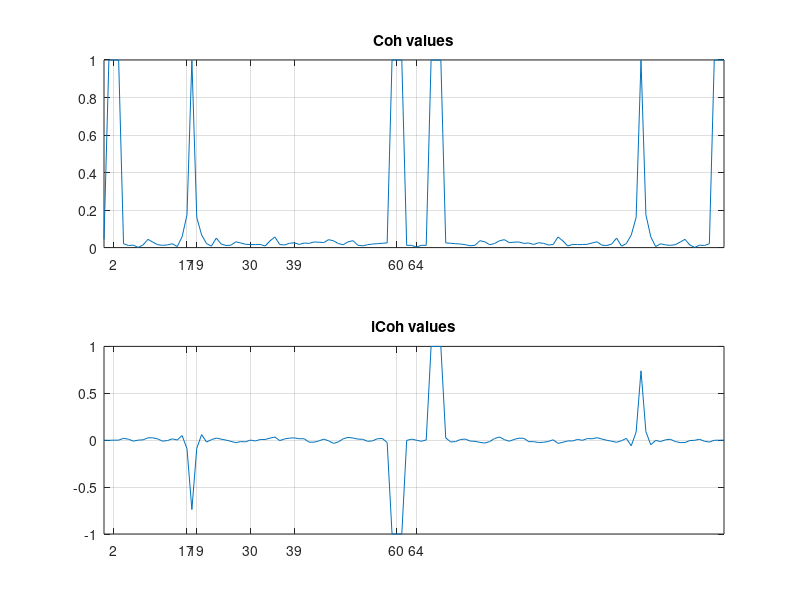
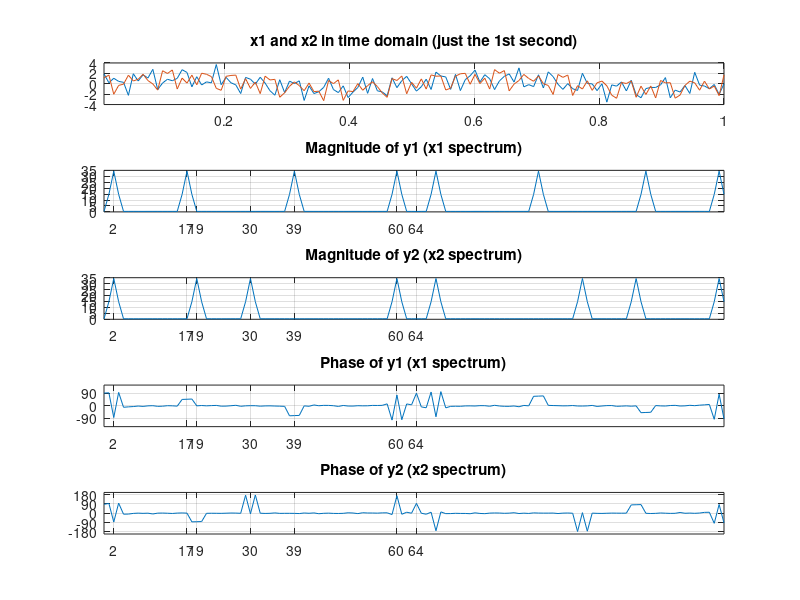
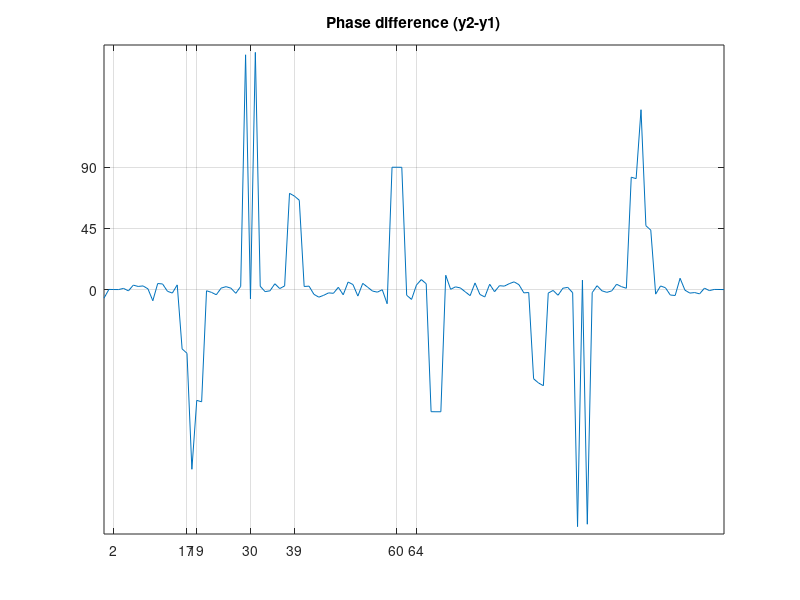

Write MATLAB code to recreate these figures, in order. (Note: this script raises an error after producing the figures.)
close all
clear
clc

%% LEIA O TEXTO ABAIXO!!!!!!!!!!!!!!!!!

% ESTÁ SEMPRE DANDO iCOH COM SINAL NEGATIVO ONDE É ESPERADO QUE DÊ ALGUMA
% COISA MESMO. PORÉM APARECEM OUTROS PICOS POSITIVOS AS VEZES. NO GERAL, OS
% RESULTADOS SÃO BONS QUANDO SE TEM MUITAS ÉPOCAS.


fs = 2^7; % 2^7=128;; 2^8=256; 2^9=512; 2^10=1024;

duration = 120*8; % [s]

t = 1/fs:1/fs:duration;
f = 0:fs/(length(t)/duration):fs-fs/(length(t)/duration);

noise_factor = 0.3;


%% criando sinal estacionário 1

% frequencias do sinal 1
f1 = [2 60 floor(rand(1)*fs/2.3) floor(rand(1)*fs/2.3)];

% amplitudes de cada frequencia
a1 = [1 1 1 1];

% nivel DC
dc1 = 0;

% fases das frequencias (em graus)
phase1 = [0 0 0 0];

% componentes do sinal 1
s1 = dc1 + a1(1).* sin(2*pi*f1(1).*t + 2*pi*phase1(1)/360);
s2 = dc1 + a1(2).* sin(2*pi*f1(2).*t + 2*pi*phase1(2)/360);
s3 = dc1 + a1(3).* sin(2*pi*f1(3).*t + 2*pi*phase1(3)/360);
s4 = dc1 + a1(4).* sin(2*pi*f1(4).*t + 2*pi*phase1(4)/360);

% sinal final 1
noise = wgn(1,length(t),1);
x1 = s1+s2+s3+s4 + noise_factor*noise./max(noise);


%% criando sinal estacionário 2

% frequencias do sinal 2
f2 = [2 60 floor(rand(1)*fs/2.3) floor(rand(1)*fs/2.3)];

% amplitudes de cada frequencia
a2 = [1 1 1 1];

% nivel DC
dc2 = 0;

% fases das frequencias (em graus)
phase2 = [0 90 45 0];

% componentes do sinal 2
s1 = dc2 + a2(1).* sin(2*pi*f2(1).*t + 2*pi*phase2(1)/360);
s2 = dc2 + a2(2).* sin(2*pi*f2(2).*t + 2*pi*phase2(2)/360);
s3 = dc2 + a2(3).* sin(2*pi*f2(3).*t + 2*pi*phase2(3)/360);
s4 = dc2 + a2(4).* sin(2*pi*f2(4).*t + 2*pi*phase2(4)/360);

% sinal final 2
noise = wgn(1,length(t),1);
x2 = s1+s2+s3+s4 + noise_factor*noise./max(noise);


%% frequency spectrum

overlap = 0.5;

for i = 1:duration*(1/overlap)-1
    window_size = length(t)/duration;
    H = hamming(window_size);
    
    ss1 = x1(1+(i-1)*0.5*window_size:i*window_size-(i-1)*0.5*window_size).*H';
    y1(i,:) = fft(ss1);
    Y_1(i,:) = abs(y1(i,:));
    

    
    PHASE_1(i,:) = 180*(1/pi)*angle(y1(i,:));

    
    ss2 = x2(1+(i-1)*0.5*window_size:i*window_size-(i-1)*0.5*window_size).*H';
    y2(i,:) = fft(ss2);
    Y_2(i,:) = abs(y2(i,:));
    

    
    PHASE_2(i,:) = 180*(1/pi)*angle(y2(i,:));


end

Y_1_av = mean(Y_1);
Y_2_av = mean(Y_2);

%% coherence, coherency and iCoh

S12 = y1.*conj(y2); S12_av = mean(S12);
S11 = y1.*conj(y1); S11_av = mean(S11);
S22 = y2.*conj(y2); S22_av = mean(S22);

PHASE_1_av = mean(PHASE_1);
PHASE_2_av = mean(PHASE_2);

den0 = S11_av.*S22_av;
den = den0.^0.5;
C12 = S12_av./den; % coherency;

Coh12 = abs(C12); % coherence

iCoh12 = imag(C12); % imaginary part of coherence
% iCoh12 = iCoh12.*((check1+check2)>0);

%%

fticks = unique(sortrows([f1 f2 fs/2]'));
fticks = fticks';

phaseticks = unique(sortrows((phase2-phase1)'));
phaseticks = phaseticks';

figure(1)

subplot(2,1,1)
plot(f,Coh12)
grid on
xlim([f(1) f(end)])
xticks(fticks)
title('Coh values')

subplot(2,1,2)
plot(f,iCoh12)
grid on
xlim([f(1) f(end)])
xticks(fticks)
title('iCoh values')

%%

figure(2)

subplot(5,1,1)
plot(t(1:fs),x1(1:fs))
hold on
plot(t(1:fs),x2(1:fs))
grid on
xlim([t(1) t(fs)])
title('x1 and x2 in time domain (just the 1st second)')

subplot(5,1,2)
plot(f,Y_1_av)
grid on
xlim([f(1) f(end)])
title('Magnitude of y1 (x1 spectrum)')
xticks(fticks)

subplot(5,1,4)
plot(f,PHASE_1_av)
grid on
xlim([f(1) f(end)])
title('Phase of y1 (x1 spectrum)')
xticks(fticks)
yticks([-180 -90 0 90 180])

subplot(5,1,3)
plot(f,Y_2_av)
grid on
xlim([f(1) f(end)])
title('Magnitude of y2 (x2 spectrum)')
xticks(fticks)

subplot(5,1,5)
plot(f,PHASE_2_av)
grid on
xlim([f(1) f(end)])
title('Phase of y2 (x2 spectrum)')
xticks(fticks)
yticks([-180 -90 0 90 180])

%%

figure(3)

plot(f,PHASE_2_av-PHASE_1_av)
grid on
xlim([f(1) f(end)])
title('Phase difference (y2-y1)')
xticks(fticks)
yticks(phaseticks)
ylim([-180 180])

%%

% matlab function for comparison purposes

a = mscohere(x1,x2,window_size);
b = downsample([0; a],2); b = b';
b = [b(1:end-1) fliplr(b(1:end-1))];
figure(1); subplot(2,1,1); hold on; plot(f,b,'--')








%% criando sinal transiente
% ff = [1 3 6 12 24];
% aa = [1 4 6 0.5 1];
% 
% ft = ...
% [
%     ff(1)*ones(1,floor(0.2*length(t))) ... 
%     ff(2)*ones(1,floor(0.2*length(t))) ...
%     ff(3)*ones(1,floor(0.2*length(t))) ...
%     ff(4)*ones(1,floor(0.2*length(t))) ...
%     ff(5)*ones(1,floor(0.2*length(t)))
% ];
% 
% At = ...
% [
%     aa(1)*ones(1,floor(0.2*length(t))) ... 
%     aa(2)*ones(1,floor(0.2*length(t))) ...
%     aa(3)*ones(1,floor(0.2*length(t))) ...
%     aa(4)*ones(1,floor(0.2*length(t))) ...
%     aa(5)*ones(1,floor(0.2*length(t)))
% ];
% 
% B = 0;
% 
% x = B + At.* sin(2*pi*ft.*t);
